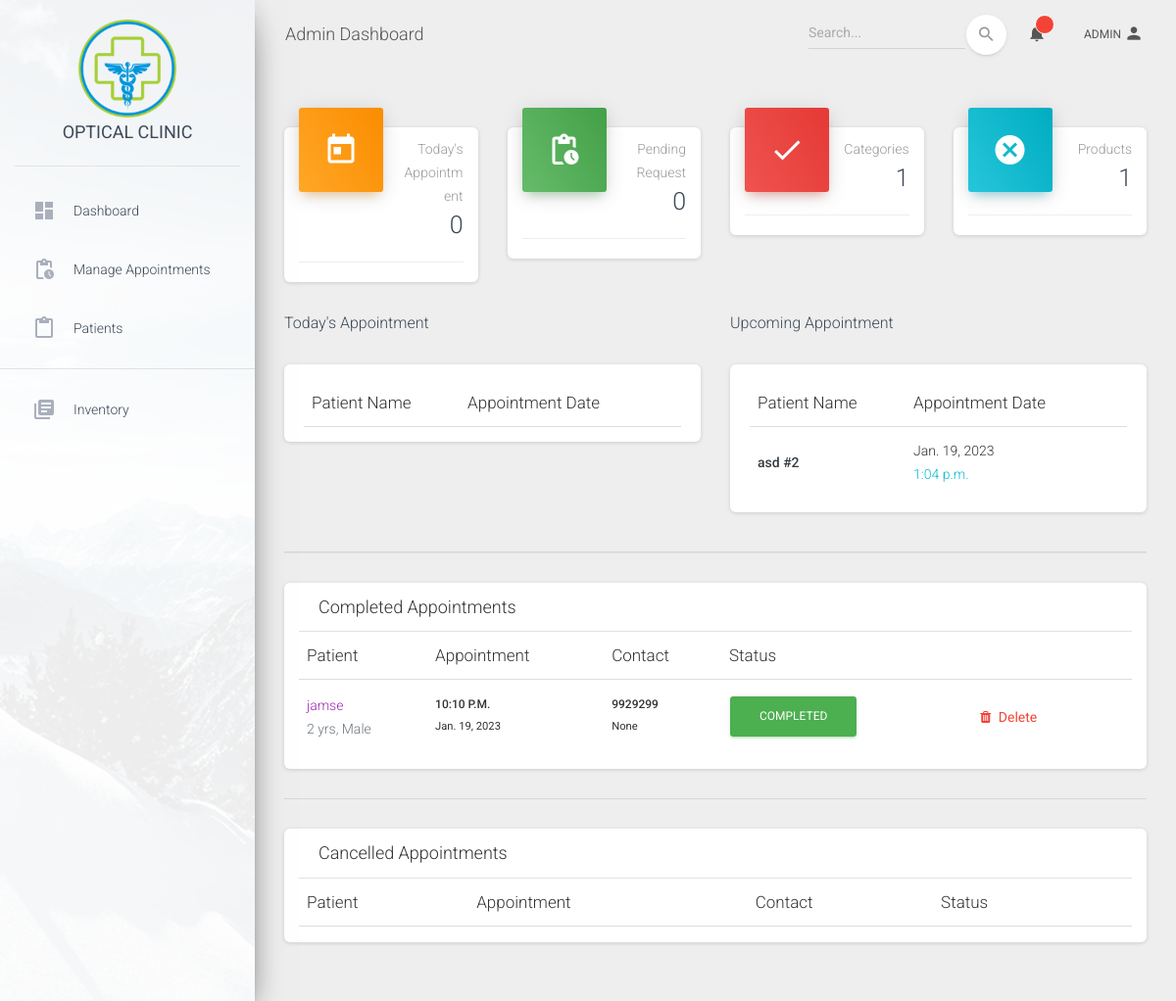
The page /dashboard/ (signed in) on the database its author committed.
### appointment/models.py (models this page shows, shortened)
class Appointment(models.Model):
    Status = (
        ('Pending', 'Pending'),
        ('Accepted', 'Accepted'),
        ('Completed', 'Completed'),
        ('Cancelled', 'Cancelled')
    )
    patient = models.ForeignKey(Patient, null = True, on_delete = models.CASCADE)
    message = models.TextField(max_length=255, null = True, blank = True)
    request_date = models.DateField(auto_now_add=False, null = True)
    sent_date = models.DateField(auto_now_add=True)
    status = models.CharField(max_length = 255, choices = Status, default = 'Pending')
    appointment_date = models.DateField(auto_now_add=False, null=True, blank = True)
    appointment_time = models.TimeField(auto_now_add = False, null = True, blank = True)
    date_created = models.DateTimeField(auto_now_add = True, null = True)

class Patient(models.Model):
    gender_choices = (
        ('Male', 'Male'),
        ('Female', 'Female'),
    )
    firstname = models.CharField(max_length = 255, null = True)
    lastname = models.CharField(max_length = 255, null = True)
    age = models.CharField(max_length = 255, null = True)
    email = models.CharField(max_length = 255, null = True)
    gender = models.CharField(max_length=6, null = True, blank = True, choices = gender_choices)
    phone = models.CharField(max_length = 11, null = True, blank = True)
    date_created = models.DateTimeField(auto_now_add = True, null = True)

### authentication/decorators.py (the view)
    def wrapper_function(request, *args, **kwargs):
        group = None
        if request.user.groups.exists():
            group = request.user.groups.all()[0].name
        if group == 'admin':
            return view_func(request, *args, **kwargs)

### templates/admin_dashboard/index.html (shortened to what this page needs)
{% extends 'layouts/base.html' %}
{% block content %}
    <div class="row">
          <div class="col-lg-3 col-md-6 col-sm-6">
            <div class="card card-stats">
              <div class="card-header card-header-warning card-header-icon">
                <div class="card-icon">
                  <i class="material-icons">today</i>
                </div>
                <p class="card-category">Today's Appointment</p>
                <h3 class="card-title">{{ todays_count }}
                </h3>
              </div>
              <div class="card-footer">
              </div>
            </div>
          </div>
          <div class="col-lg-3 col-md-6 col-sm-6">
            <div class="card card-stats">
              <div class="card-header card-header-success card-header-icon">
                <div class="card-icon">
                  <i class="material-icons">pending_actions</i>
                </div>
                <p class="card-category">Pending Request</p>
                <h3 class="card-title">{{pending_count}}</h3>
              </div>
              <div class="card-footer">
              </div>
            </div>
          </div>
          <div class="col-lg-3 col-md-6 col-sm-6">
            <div class="card card-stats">
              <div class="card-header card-header-danger card-header-icon">
                <div class="card-icon">
                  <i class="material-icons">done</i>
                </div>
                <p class="card-category"> Categories </p>
                <h3 class="card-title">{{ category_count }}</h3>
              </div>
              <div class="card-footer">
              </div>
            </div>
          </div>
          <div class="col-lg-3 col-md-6 col-sm-6">
            <div class="card card-stats">
              <div class="card-header card-header-info card-header-icon">
                <div class="card-icon">
                    <i class="material-icons">cancel</i>
                  </div>
                <p class="card-category">Products</p>
                <h3 class="card-title">{{ product_count }}</h3>
              </div>
              <div class="card-footer">
              </div>
            </div>
        </div>
        <div class="col-md-6">
            Today's Appointment
            <div class="card card-table mb-0">
                <div class="card-body">
                  <div class="table-responsive">
                    <table class="table table-hover table-center mb-0">
                      <thead>
                        <tr>
                          <th>Patient Name</th>
                          <th>Appointment Date</th>
                          <th></th>
                        </tr>
                      </thead>
                    </table>
                  </div>
                </div>
            </div>
        </div>
        <div class="col-md-6">
            Upcoming Appointment
            <div class="card card-table mb-0">
                <div class="card-body">
                  <div class="table-responsive">
                    <table class="table table-hover table-center mb-0">
                      <thead>
                        <tr>
                          <th>Patient Name</th>
                          <th>Appointment Date</th>
                          <th></th>
                        </tr>
                      </thead>
                      <tbody>
                        {% if upcoming_appointment %}
                        {% for app in upcoming_appointment %}
                        {% if app.status != 'Pending' and app.status != 'Completed' and app.status != 'Cancelled' %}
                        <tr>
                          <td>
                              <a href="{% url 'patient' app.id %}" class="text-dark font-weight-bold ms-sm-2"> {{ app.patient.firstname }} <span class="mb-2 text-sm">#{{ app.id}} </span></a>
                          </td>
                          <td> {{ app.appointment_date}} <span class="d-block text-info">{{ app.appointment_time}}</span></td>
                        </tr>
                      {% endif %}
                       {% endfor %}
                       {% endif %}
                      </tbody>
                    </table>
                  </div>
                </div>
            </div>
        </div>
    </div>
    <br>
    <hr class="border-bottom">
    <section class="main-content card">
      <div class="container">
        <h4 class="card-header border-bottom"> Completed Appointments</h4>
        <table class="table card-body">
          <thead>
            <tr>
              <th>Patient</th>
              <th>Appointment</th>
              <th>Contact</th>
              <th>Status</th>
              <th></th>
            </tr>
          </thead>
          <tbody>
            {% for app in completed %}
            <tr>
              <td>
                <div class="user-info">
                  <div class="user-info__basic">
                    <a href="{% url 'patient' app.id %}" class="mb-0">{{ app.patient.firstname}}</a>
                    <p class="text-muted mb-0">{{ app.patient.age}} yrs, Male</p>
                  </div>
                </div>
              </td>
              <td>
                <h6 class="mb-0">{{ app.appointment_time}}</h6>
                <small>{{ app.appointment_date}}</small>
              </td>
              <td>
                <h6 class="mb-0">{{ app.patient.phone }}</h6>
                <small>{{ app.patient.email }}</small>
              </td>
              <td>
                <span class="btn btn-success">{{ app.status}}</span>
              </td>
              <td>
                    <a class="dropdown-item text-danger" href="{% url 'delete_appointment' app.id %}"><i class="fa fa-trash mr-1"></i> Delete</a>
              </td>
            </tr>
            {% endfor %}
          </tbody>
        </table>
      </div>
    </section>
    <hr>
    <section class="main-content card">
      <div class="container">
        <h4 class="card-header border-bottom"> Cancelled Appointments</h4>
        <table class="table card-body">
          <thead>
            <tr>
              <th>Patient</th>
              <th>Appointment</th>
              <th>Contact</th>
              <th>Status</th>
              <th></th>
            </tr>
          </thead>
        </table>
      </div>
    </section>
{% endblock content %}

### templates/includes/navigation.html (shortened to what this page needs)
      {% if request.user.is_authenticated %}
      <nav class="navbar navbar-expand-lg navbar-transparent navbar-absolute fixed-top ">
        <div class="container-fluid">
          <div class="navbar-wrapper">
            <a class="navbar-brand" href=""> Admin Dashboard </a>
          </div>
          <div class="collapse navbar-collapse justify-content-end">
            <form class="navbar-form" method="GET">
              <div class="input-group no-border">
                <input type="text" value="" class="form-control" placeholder="Search...">
                <button type="submit" class="btn btn-white btn-round btn-just-icon">
                  <i class="material-icons">search</i>
                  <div class="ripple-container"></div>
                </button>
              </div>
            </form>
            <ul class="navbar-nav">
              <li class="nav-item dropdown">
                <a class="nav-link" href="http://example.com" id="navbarDropdownMenuLink" data-toggle="dropdown" aria-haspopup="true" aria-expanded="false">
                  <i class="material-icons">notifications</i>
                  <span class="notification"></span>
                </a>
              </li>
              <li class="nav-item dropdown">
                <a class="nav-link" href="#pablo" id="navbarDropdownProfile" data-toggle="dropdown" aria-haspopup="true" aria-expanded="false">
                  {{ request.user }}
                  <i class="material-icons">person</i>
                </a>
              </li>
            </ul>
          </div>
        </div>
      </nav>
      {% endif %}

### rows shown on the page
Appointment: patient.firstname "asd", id "2", appointment_date "Jan. 19, 2023", appointment_time "1:04 p.m."
Appointment: patient.firstname "jamse", patient.age "2", appointment_time "10:10 P.M.", appointment_date "Jan. 19, 2023", patient.phone "9929299", patient.email "None", status "COMPLETED"

### other values the page prints
{{ request.user }} "ADMIN"
{{ todays_count }} "0"
{{ pending_count }} "0"
{{ category_count }} "1"
{{ product_count }} "1"
